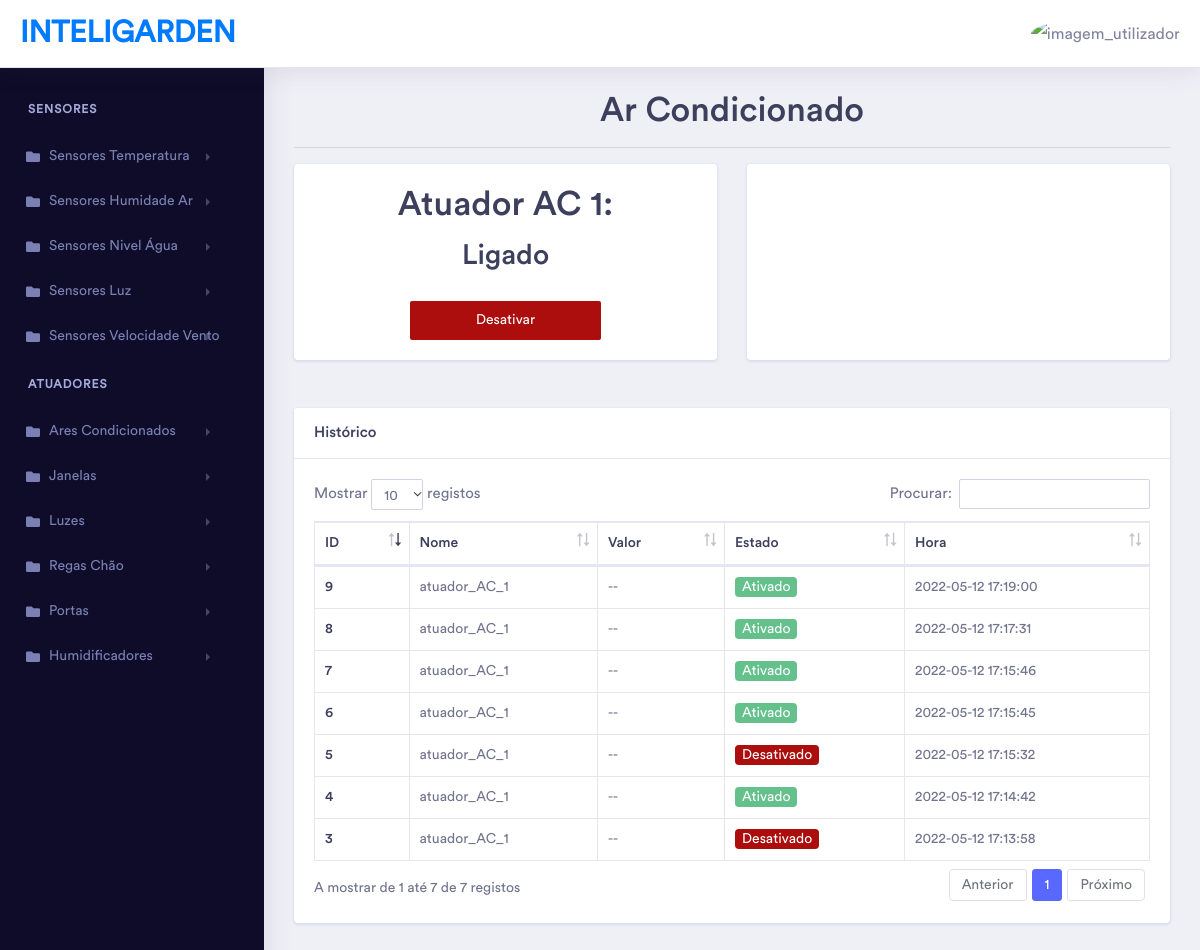
The app's page /?pagina=separadores/atuadores/atuador_AC.php&nome=atuador_AC_1 (signed in) with its own data.
### tables this page shows
CREATE TABLE `dispositivos` (
  `id` int(11) NOT NULL,
  `nome` varchar(50) NOT NULL,
  `valor` int(11) NOT NULL,
  `estado` tinyint(1) NOT NULL,
  `hora` timestamp NOT NULL DEFAULT CURRENT_TIMESTAMP ON UPDATE CURRENT_TIMESTAMP,
  `tipo_disp` int(11) NOT NULL
);

CREATE TABLE `log_atuadores_bool` (
  `id` int(11) NOT NULL,
  `nome` varchar(50) NOT NULL,
  `valor` int(11) DEFAULT NULL,
  `estado` tinyint(1) NOT NULL,
  `hora` timestamp NOT NULL DEFAULT CURRENT_TIMESTAMP ON UPDATE CURRENT_TIMESTAMP
);

### separadores/atuadores/atuador_AC.php (the view, shortened to what this page needs)
<?php
$nome = $_GET["nome"];
$sql4 = "SELECT * FROM dispositivos WHERE nome = '$nome'";
$resultado4 = $conn->query($sql4);
if ($resultado4->num_rows > 0) {
    while ($row = $resultado4->fetch_assoc()) {
?>
        <div class="dashboard-wrapper">
            <div class="dashboard-ecommerce">
                <div class="container-fluid dashboard-content ">
                    <h1>Ar Condicionado</h1>
                    <hr>
                    <div class="row mb-5" id="rowAtuadores">
                        <div class="col-xl-6 col-lg-12 col-md-12 col-sm-12 col-12">
                            <div class="card">
                                <div class="card-body corpoEstadoAtuadores">
                                    <div class="icon text-center">
                                        <h1><?php echo ucfirst(preg_replace('/_/', ' ', $nome))  ?>:</h1>
                                        <?php if ($row["estado"] == 1) { ?>
                                            <h2>Ligado</h2>
                                        <?php } else { ?>
                                            <h2>Desligado</h2>
                                        <?php } ?>
                                    </div>
                                    <form action="../../api/api.php" method="POST" class="text-center">
                                        <?php if ($row["estado"] == 1) { ?>
                                            <button type="submit" class="btn btn-danger btnEstado mt-3" name="estado" id="btnEstado" value="0">Desativar</button>
                                        <?php } else { ?>
                                            <button type="submit" class="btn btn-success btnEstado mt-3" name="estado" id="btnEstado" value="1">Ativar</button>
                                        <?php } ?>
                                    </form>
                                </div>
                            </div>
                        </div>
                        <div class="col-xl-6 col-lg-12 col-md-12 col-sm-12 col-12" id="colunaTemp">
                            <div class="card" id="cardTemp">
                            </div>
                        </div>
                <?php
            }
        }
                ?>
                    </div>
                    <div class="row">
                        <div class="col-xl-12 col-lg-12 col-md-12 col-sm-12 col-12">
                            <div class="card">
                                <h5 class="card-header">Histórico</h5>
                                <div class="card-body">
                                    <div class="table-responsive">
                                        <table class="table table-bordered first">
                                            <thead>
                                                <tr>
                                                    <th scope="col">ID</th>
                                                    <th scope="col">Nome</th>
                                                    <th scope="col">Valor</th>
                                                    <th scope="col">Estado</th>
                                                    <th scope="col">Hora</th>
                                                </tr>
                                            </thead>
                                            <tbody>
                                                <?php
                                                $sql4 = "SELECT * FROM log_atuadores_bool WHERE nome = '$nome'";
                                                $resultado4 = $conn->query($sql4);
                                                if ($resultado4->num_rows > 0) {
                                                    while ($row = $resultado4->fetch_assoc()) {
                                                ?>
                                                        <tr>
                                                            <th scope="row"><?php echo $row["id"] ?></th>
                                                            <td><?php echo $row["nome"] ?></td>
                                                            <td>--</td>
                                                            <?php
                                                            if ($row["estado"] == 1) {
                                                                $estado = "Ativado";
                                                            ?><td><span class="badge badge-success"><?php echo $estado; ?></span></td>
                                                            <?php
                                                            } else {
                                                                $estado = "Desativado";
                                                            ?><td><span class="badge badge-danger"><?php echo $estado; ?></span></td>
                                                            <?php
                                                            }
                                                            ?>
                                                            <td><?php echo $row["hora"] ?></td>
                                                        </tr>
                                                <?php
                                                    }
                                                }
                                                ?>
                                            </tbody>
                                        </table>
                                    </div>
                                </div>
                            </div>
                        </div>
                    </div>
                </div>
            </div>
        </div>

### css/atuadores/atuador_AC.css (style rules this page uses)
.badge-success { background-color: #65C18C; }
.badge-danger { background-color: #AC0D0D; }
.btn-danger { background-color: #AC0D0D; }
#cardTemp { height: 100%; justify-content: end; }
#rowAtuadores .card { margin-bottom: 0; }
.btnTemperatura, .btnEstado { width: 50%; border: none; }

### css/pagina_inicial.css (style rules this page uses)
h1 { text-align: center; }

### records on screen
dispositivos: estado "Ligado"
log_atuadores_bool: id "3", nome "atuador_AC_1", estado "Desativado", hora "2022-05-12 17:13:58"
log_atuadores_bool: id "4", nome "atuador_AC_1", estado "Ativado", hora "2022-05-12 17:14:42"
log_atuadores_bool: id "5", nome "atuador_AC_1", estado "Desativado", hora "2022-05-12 17:15:32"
log_atuadores_bool: id "6", nome "atuador_AC_1", estado "Ativado", hora "2022-05-12 17:15:45"
log_atuadores_bool: id "7", nome "atuador_AC_1", estado "Ativado", hora "2022-05-12 17:15:46"
log_atuadores_bool: id "8", nome "atuador_AC_1", estado "Ativado", hora "2022-05-12 17:17:31"
log_atuadores_bool: id "9", nome "atuador_AC_1", estado "Ativado", hora "2022-05-12 17:19:00"
